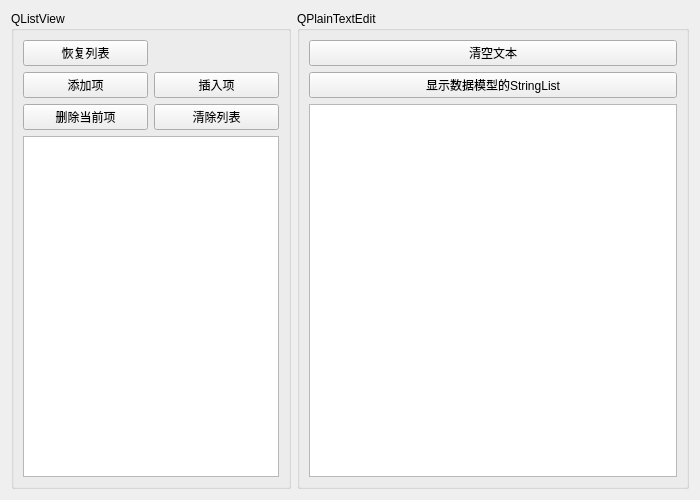
<?xml version="1.0" encoding="UTF-8"?>
<ui version="4.0">
 <class>Widget</class>
 <widget class="QWidget" name="Widget">
  <property name="geometry">
   <rect>
    <x>0</x>
    <y>0</y>
    <width>700</width>
    <height>500</height>
   </rect>
  </property>
  <property name="windowTitle">
   <string>Widget</string>
  </property>
  <layout class="QHBoxLayout" name="horizontalLayout_2">
   <item>
    <layout class="QHBoxLayout" name="horizontalLayout">
     <item>
      <widget class="QGroupBox" name="groupBox">
       <property name="title">
        <string>QListView</string>
       </property>
       <layout class="QGridLayout" name="gridLayout">
        <item row="0" column="0">
         <widget class="QPushButton" name="pushButton">
          <property name="text">
           <string>恢复列表</string>
          </property>
         </widget>
        </item>
        <item row="1" column="0">
         <widget class="QPushButton" name="btnListAppend">
          <property name="text">
           <string>添加项</string>
          </property>
         </widget>
        </item>
        <item row="1" column="1">
         <widget class="QPushButton" name="btnListInsert">
          <property name="text">
           <string>插入项</string>
          </property>
         </widget>
        </item>
        <item row="2" column="0">
         <widget class="QPushButton" name="btnListDelete">
          <property name="text">
           <string>删除当前项</string>
          </property>
         </widget>
        </item>
        <item row="2" column="1">
         <widget class="QPushButton" name="btnListClear">
          <property name="text">
           <string>清除列表</string>
          </property>
         </widget>
        </item>
        <item row="3" column="0" colspan="2">
         <widget class="QListView" name="listView"/>
        </item>
       </layout>
      </widget>
     </item>
     <item>
      <widget class="QGroupBox" name="groupBox_2">
       <property name="title">
        <string>QPlainTextEdit</string>
       </property>
       <layout class="QVBoxLayout" name="verticalLayout">
        <item>
         <widget class="QPushButton" name="btnPTEditClear">
          <property name="text">
           <string>清空文本</string>
          </property>
         </widget>
        </item>
        <item>
         <widget class="QPushButton" name="btnTextImport">
          <property name="text">
           <string>显示数据模型的StringList</string>
          </property>
         </widget>
        </item>
        <item>
         <widget class="QPlainTextEdit" name="plainTextEdit"/>
        </item>
       </layout>
      </widget>
     </item>
    </layout>
   </item>
  </layout>
 </widget>
 <resources/>
 <connections/>
</ui>
